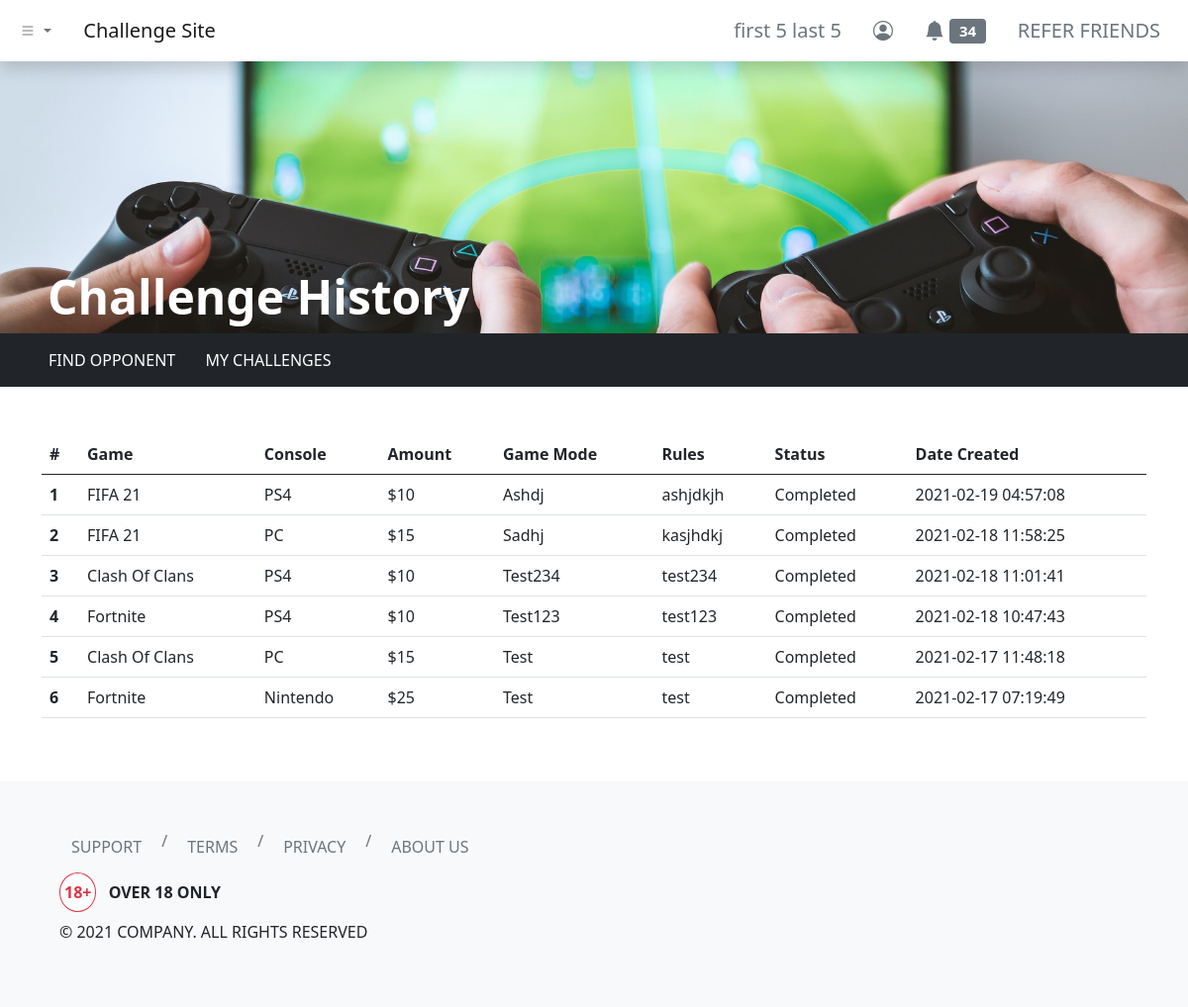
Page /dashboard/challenges/history/index.php (signed in) on the committed database.
### tables this page shows
CREATE TABLE `users` (
  `id` int(11) NOT NULL,
  `username` varchar(255) NOT NULL,
  `first_name` varchar(255) NOT NULL,
  `last_name` varchar(255) NOT NULL,
  `email` varchar(255) NOT NULL,
  `user_password` varchar(255) NOT NULL,
  `balance` decimal(65,30) UNSIGNED NOT NULL DEFAULT 0.000000000000000000000000000000,
  `skill_points` int(11) NOT NULL
);

CREATE TABLE `challenges_log` (
  `challenge_id` int(11) NOT NULL,
  `challenge_by` int(11) NOT NULL,
  `game` varchar(255) NOT NULL,
  `console` varchar(255) NOT NULL,
  `amount` int(11) NOT NULL,
  `game_mode` varchar(255) NOT NULL,
  `rules` text NOT NULL,
  `status` varchar(255) NOT NULL DEFAULT 'open',
  `comments` text NOT NULL,
  `created_timestamp` timestamp NOT NULL DEFAULT current_timestamp(),
  `accepted_by` int(11) DEFAULT NULL,
  `accepted_timestamp` timestamp NULL DEFAULT NULL,
  `challenge_date` date DEFAULT NULL,
  `challenge_time` time DEFAULT NULL,
  `confirmed_timestamp` timestamp NULL DEFAULT NULL,
  `cancelled_timestamp` timestamp NULL DEFAULT NULL,
  `reset_timestamp` timestamp NULL DEFAULT NULL,
  `reopen_timestamp` timestamp NULL DEFAULT NULL,
  `challenge_by_claimed_result` varchar(255) NOT NULL,
  `accepted_by_claimed_result` varchar(255) NOT NULL,
  `challenge_by_claim_timestamp` timestamp NULL DEFAULT NULL,
  `accepted_by_claim_timestamp` timestamp NULL DEFAULT NULL,
  `end_timestamp` timestamp NULL DEFAULT NULL
);

### dashboard/challenges/history/index.php (the view)
<?php
include '../../../header.php';
?>
<link rel="stylesheet" href="./index.css">
<div class="hero d-flex align-items-end">
    <h1 class="ms-5 text-white display-5 fw-bold">Challenge History</h1>
</div>
<div class="container-fluid bg-dark py-2">
    <div class="row">
        <div class="col mx-4">
            <a class="btn btn-dark text-uppercase" href="../../find-opponent" role="button">Find Opponent</a>
            <a class="btn btn-dark text-uppercase" href="../" role="button">My Challenges</a>
        </div>
    </div>
</div>
<div class="container my-5">
    <div class="row">
        <div class="col">
            <table class="table">
                <thead>
                    <tr>
                        <th scope="col">#</th>
                        <th scope="col">Game</th>
                        <th scope="col">Console</th>
                        <th scope="col">Amount</th>
                        <th scope="col">Game Mode</th>
                        <th scope="col">Rules</th>
                        <th scope="col">Status</th>
                        <th scope="col">Date Created</th>
                    </tr>
                </thead>
                <tbody>
                    <?php
                    include_once '../../../php-apis/db-config.php';
                    $user_id = $_SESSION['id'];
                    $sql = "SELECT * FROM challenges_log WHERE challenge_by = $user_id AND status = 'completed' ORDER BY created_timestamp DESC";
                    $result = mysqli_query($conn, $sql);
                    if (mysqli_num_rows($result) > 0) {
                        $count = 1;
                        while ($row = mysqli_fetch_assoc($result)) {
                    ?>
                            <tr>
                                <th scope="row"><?php echo $count; ?></th>
                                <td><?php echo (($row['game'] === 'fifa_21') ? (strtoupper(str_replace("_", " ", $row['game']))) : (ucwords(str_replace("_", " ", $row['game'])))); ?></td>
                                <td><?php echo (($row['console'] === 'ps4' || $row['console'] === 'pc') ? (strtoupper($row['console'])) : (ucwords($row['console']))); ?></td>
                                <td><?php echo '$' . $row['amount']; ?></td>
                                <td class="text-capitalize"><?php echo $row['game_mode']; ?></td>
                                <td><?php echo $row['rules']; ?></td>
                                <td class="text-capitalize"><?php echo $row['status']; ?></td>
                                <td><?php echo $row['created_timestamp']; ?></td>
                            </tr>
                        <?php
                            $count++;
                        }
                    } else {
                        ?>
                        <tr>
                            <td colspan="8" class="text-center text-danger">No Completed Challenges</td>
                        </tr>
                    <?php } ?>
                </tbody>
            </table>
        </div>
    </div>
</div>
<?php
include '../../../footer.php';
?>

### header.php (shortened to what this page needs)
<?php
function urlPrefix()
{
    if (basename(getcwd()) === basename(__DIR__)) {
        return './';
    } elseif (basename(dirname(getcwd())) === basename(__DIR__)) {
        return '../';
    } elseif (basename(dirname(dirname(getcwd()))) === basename(__DIR__)) {
        return '../../';
    } elseif (basename(dirname(dirname(dirname(getcwd())))) === basename(__DIR__)) {
        return '../../../';
    } else {
        return './';
    }
}
?>
<!DOCTYPE html>
<html lang="en">
<head>
    <link href="https://cdn.jsdelivr.net/npm/bootstrap@5.0.0-beta2/dist/css/bootstrap.min.css" rel="stylesheet">
    <link rel="stylesheet" href="https://cdn.jsdelivr.net/npm/bootstrap-icons@1.3.0/font/bootstrap-icons.css">
</head>
<body>
    <nav class="navbar navbar-expand-sm navbar-light bg-white shadow">
        <div class="container-fluid">
            <ul class="navbar-nav me-4">
                <li class="nav-item dropdown">
                    <a class="nav-link dropdown-toggle" href="#" id="navbarDropdownMenuLink" role="button" data-bs-toggle="dropdown" aria-expanded="false">
                        <i class="bi bi-list"></i>
                    </a>
                </li>
            </ul>
            <a class="navbar-brand" href="<?php echo urlPrefix(); ?>">Challenge Site</a>
            <div class="collapse navbar-collapse" id="navbarNavDropdown">
                <ul class="navbar-nav ms-auto">
                    <?php if (isset($_SESSION['id'])) { ?>
                        <li class="nav-item">
                            <a class="btn btn-lg btn-outline-secondary border-0" aria-current="page" href="<?php echo urlPrefix() . 'dashboard/profile/'; ?>">
                                <?php
                                include_once urlPrefix() . 'php-apis/db-config.php';
                                $user_id = $_SESSION['id'];
                                $sql = "SELECT * FROM users WHERE id=$user_id";
                                $result = mysqli_query($conn, $sql);
                                if (mysqli_num_rows($result) > 0) {
                                    while ($row = mysqli_fetch_assoc($result)) {
                                        echo $row['first_name'] . ' ' . $row['last_name'];
                                    }
                                } else {
                                    header("Location: " . urlPrefix() . "php-apis/logout.php");
                                    die();
                                }
                                ?>
                            </a>
                        </li>
                        <li class="nav-item">
                            <a class="btn btn-lg btn-outline-secondary border-0" aria-current="page" href="<?php echo urlPrefix() . 'dashboard/profile/'; ?>"><i class="bi bi-person-circle"></i></a>
                        </li>
                        <li class="nav-item">
                            <a class="btn btn-lg btn-outline-secondary border-0" aria-current="page" href="<?php echo urlPrefix() . 'dashboard/notifications/'; ?>">
                                <i class="bi bi-bell-fill"></i>
                                <span class="badge bg-secondary">
                                    <?php
                                    $sql2 = "SELECT COUNT(*) AS unread_notifs FROM notifications WHERE notif_for = $user_id AND notif_status = 'unread'";
                                    $result2 = mysqli_query($conn, $sql2);
                                    if (mysqli_num_rows($result2) > 0) {
                                        while ($row2 = mysqli_fetch_assoc($result2)) {
                                            echo $row2['unread_notifs'];
                                        }
                                    } else {
                                        echo "0";
                                    }
                                    ?>
                                </span>
                            </a>
                        </li>
                        <li class="nav-item">
                            <a class="btn btn-lg btn-outline-secondary border-0" aria-current="page" href="<?php echo urlPrefix() . 'dashboard/refer/'; ?>">REFER FRIENDS</a>
                        </li>
                    <?php } else { ?>
                        <li class="nav-item">
                            <a class="btn btn-lg btn-outline-secondary border-0" aria-current="page" href="<?php echo urlPrefix() . 'login/'; ?>">ENTER</a>
                        </li>
                    <?php } ?>
                </ul>
            </div>
        </div>
    </nav>

### dashboard/challenges/history/index.css (style rules this page uses)
.hero { background-image: url('../../../images/jeshoots-com-eCktzGjC-iU-unsplash.jpg'); background-position: center; background-repeat: no-repeat; background-size: cover; min-height: 275px; }

### rows in the picture
users: first_name "first 5", last_name "last 5"
challenges_log: game "FIFA 21", console "PS4", amount "10", game_mode "Ashdj", rules "ashjdkjh", status "Completed", created_timestamp "2021-02-19 04:57:08"
challenges_log: game "FIFA 21", console "PC", amount "15", game_mode "Sadhj", rules "kasjhdkj", status "Completed", created_timestamp "2021-02-18 11:58:25"
challenges_log: game "Clash Of Clans", console "PS4", amount "10", game_mode "Test234", rules "test234", status "Completed", created_timestamp "2021-02-18 11:01:41"
challenges_log: game "Fortnite", console "PS4", amount "10", game_mode "Test123", rules "test123", status "Completed", created_timestamp "2021-02-18 10:47:43"
challenges_log: game "Clash Of Clans", console "PC", amount "15", game_mode "Test", rules "test", status "Completed", created_timestamp "2021-02-17 11:48:18"
challenges_log: game "Fortnite", console "Nintendo", amount "25", game_mode "Test", rules "test", status "Completed", created_timestamp "2021-02-17 07:19:49"

### other values in the picture
$row2['unread_notifs'] "34"
